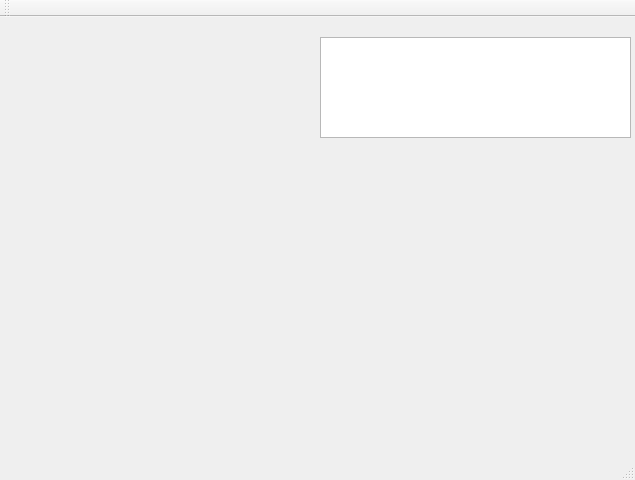
<?xml version="1.0" encoding="UTF-8"?>
<ui version="4.0">
 <class>Mainwindow</class>
 <widget class="QMainWindow" name="Mainwindow">
  <property name="geometry">
   <rect>
    <x>0</x>
    <y>0</y>
    <width>635</width>
    <height>480</height>
   </rect>
  </property>
  <property name="windowTitle">
   <string>Mainwindow</string>
  </property>
  <widget class="QWidget" name="centralWidget">
   <widget class="QTableWidget" name="tableWidget_Future_Info">
    <property name="geometry">
     <rect>
      <x>320</x>
      <y>20</y>
      <width>311</width>
      <height>101</height>
     </rect>
    </property>
   </widget>
  </widget>
  <widget class="QMenuBar" name="menuBar">
   <property name="geometry">
    <rect>
     <x>0</x>
     <y>0</y>
     <width>635</width>
     <height>23</height>
    </rect>
   </property>
  </widget>
  <widget class="QToolBar" name="mainToolBar">
   <attribute name="toolBarArea">
    <enum>TopToolBarArea</enum>
   </attribute>
   <attribute name="toolBarBreak">
    <bool>false</bool>
   </attribute>
  </widget>
  <widget class="QStatusBar" name="statusBar"/>
 </widget>
 <layoutdefault spacing="6" margin="11"/>
 <resources/>
 <connections/>
</ui>
